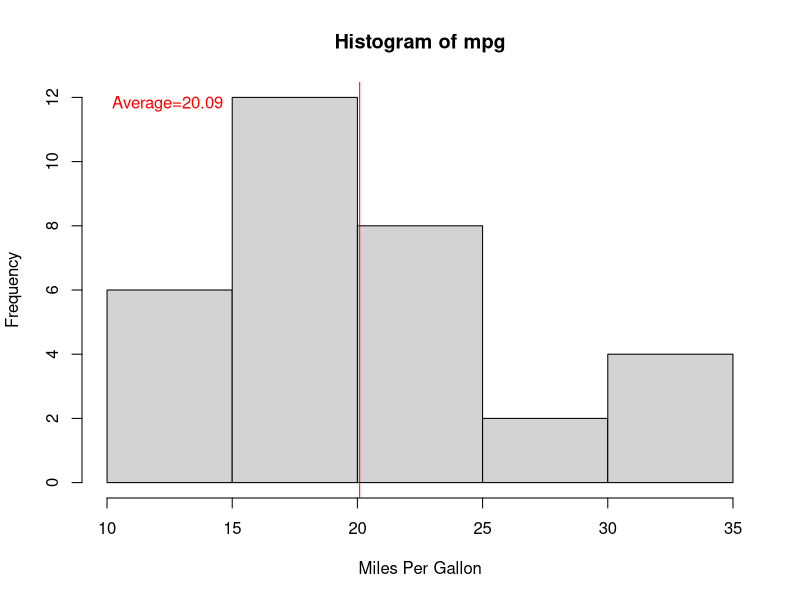
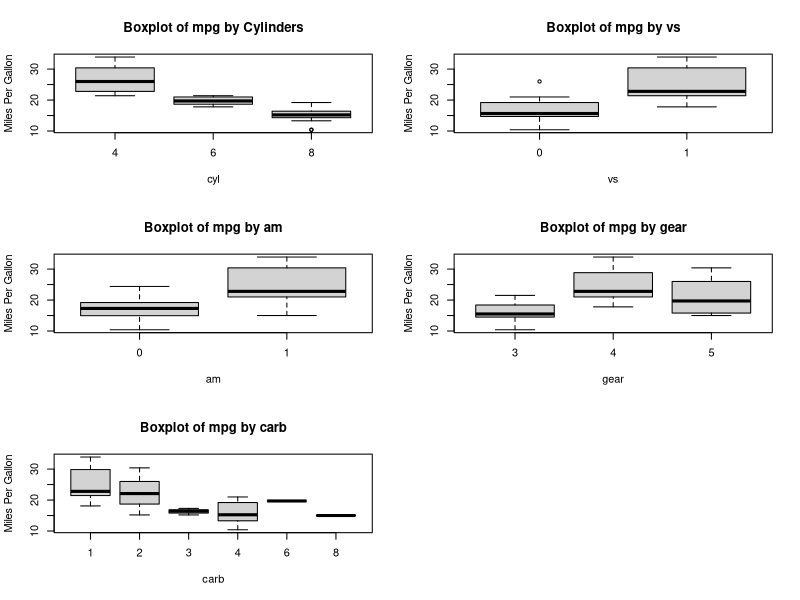
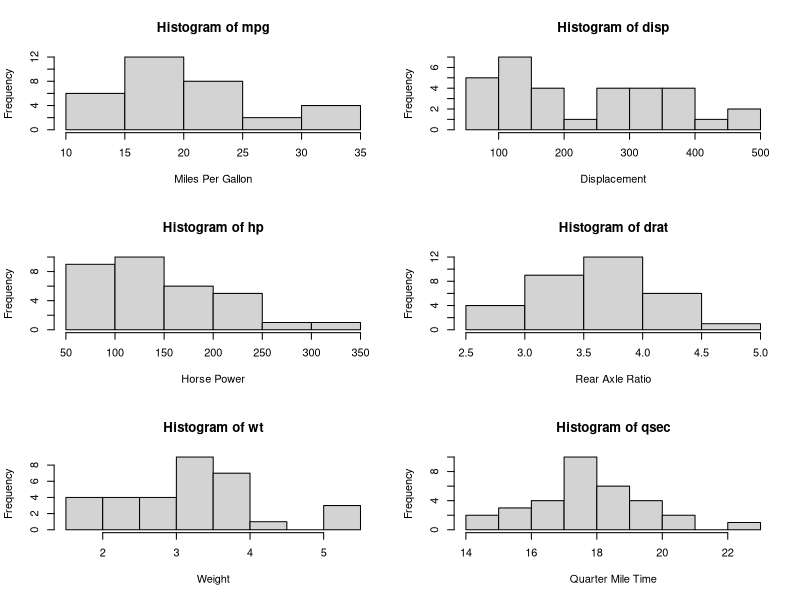

These charts were generated, in order, by the following R code:
#1
data(mtcars)

#----------------------------------------------------
#2

#Create a histogram of the mpg variable
hist(mtcars$mpg, 
     main="Histogram of mpg",
     xlab="Miles Per Gallon", 
     ylab="Frequency"
)

#Showing the average line
abline(v=mean(mtcars$mpg), col="red")

#Showing the value of the average in the top left corner
legend("topleft", "Average=20.09", text.col="red", bty="n")

#Observations:
# - Most of the cars fall with in the 15-25 mpg range with a few outliers above 30

#--------------------------------------------------------
#3

var = names(mtcars)
var

#List the full Names

full_names = c("Miles Per Gallon", "Cylinders", "Displacement", "Horse Power", "Rear Axle Ratio", "Weight", "Quarter Mile Time")

#Send to PDF

pdf("Histograms.pdf")

# 3 rows by 2 columns
par(mfrow = c(3,2))

for (i in 1:7) {
  if (i==2){ #Exclude column 2
    i=i+1
  } else{
  hist(mtcars[[var[i]]], 
       main = paste("Histogram of", var[i]), #Title
       xlab = full_names[i], #x label 
       ylab = "Frequency", #y label
       )
  }
}

dev.off()

#--------------------------------

#4


var = names(mtcars)
full_names = c("Miles Per Gallon", "Cylinders",  "Displacement", "Horse Power", "Rear Axle Ratio", "Weight", "Quarter Mile Time")



par(mfrow = c(3, 2))

boxplot(mtcars$mpg ~ mtcars[[var[2]]], 
        main = paste("Boxplot of mpg by", full_names[2]),  
        xlab = var[2],                  
        ylab = "Miles Per Gallon")       

for (i in 8:11) {
  boxplot(mtcars$mpg ~ mtcars[[var[i]]], 
          main = paste("Boxplot of mpg by", var[i]),  
          xlab = var[i],                  
          ylab = "Miles Per Gallon",      
          )              
}
